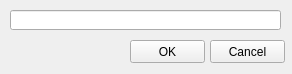
<?xml version="1.0" encoding="UTF-8"?>
<ui version="4.0">
 <class>AddFortuneBox</class>
 <widget class="QWidget" name="AddFortuneBox">
  <property name="geometry">
   <rect>
    <x>0</x>
    <y>0</y>
    <width>292</width>
    <height>74</height>
   </rect>
  </property>
  <property name="windowTitle">
   <string>Form</string>
  </property>
  <widget class="QLineEdit" name="lineEdit">
   <property name="geometry">
    <rect>
     <x>10</x>
     <y>10</y>
     <width>271</width>
     <height>20</height>
    </rect>
   </property>
  </widget>
  <widget class="QPushButton" name="sendButton">
   <property name="geometry">
    <rect>
     <x>130</x>
     <y>40</y>
     <width>75</width>
     <height>23</height>
    </rect>
   </property>
   <property name="text">
    <string>OK</string>
   </property>
  </widget>
  <widget class="QPushButton" name="cancelButton">
   <property name="geometry">
    <rect>
     <x>210</x>
     <y>40</y>
     <width>75</width>
     <height>23</height>
    </rect>
   </property>
   <property name="text">
    <string>Cancel</string>
   </property>
  </widget>
 </widget>
 <resources/>
 <connections/>
</ui>
